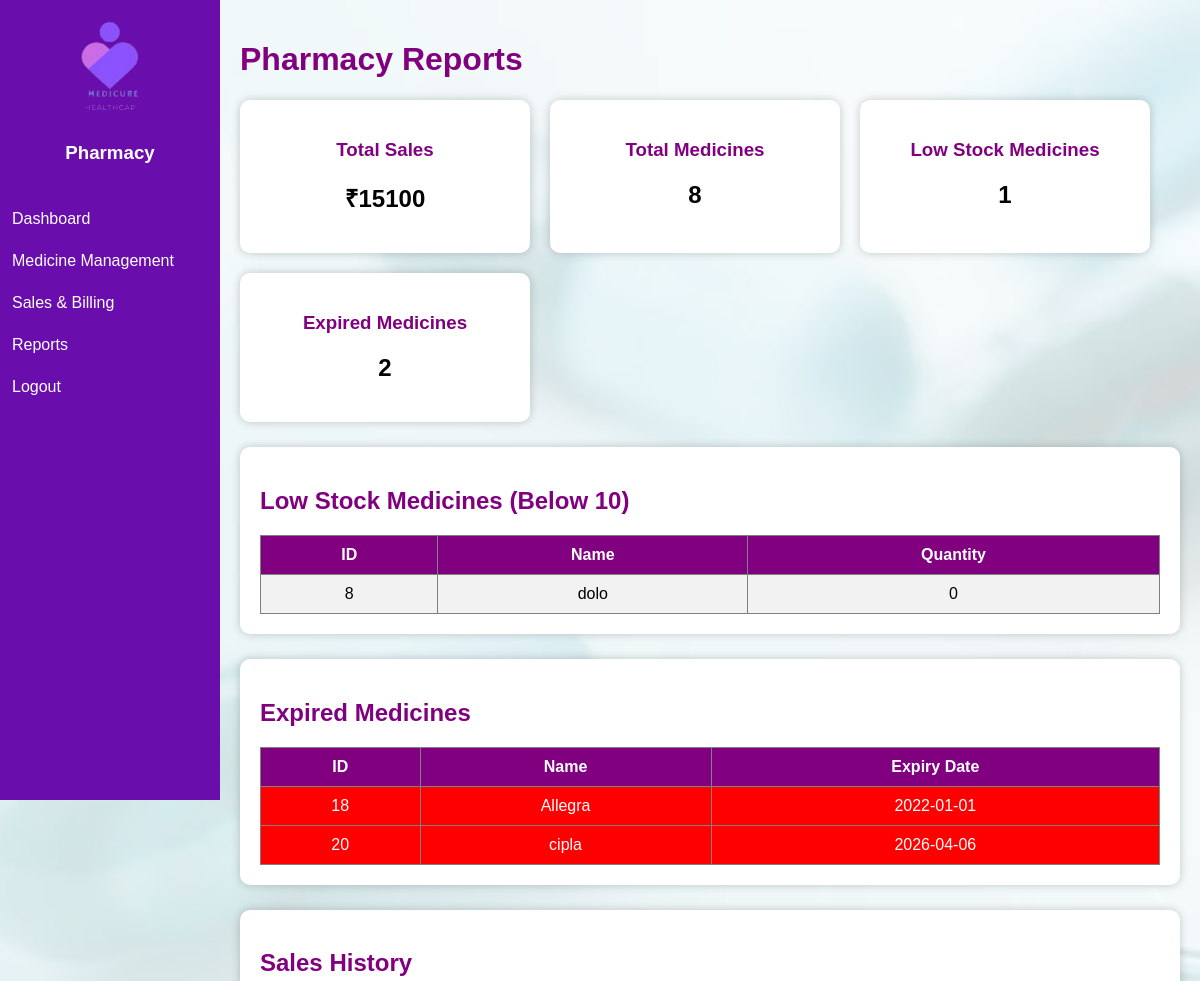
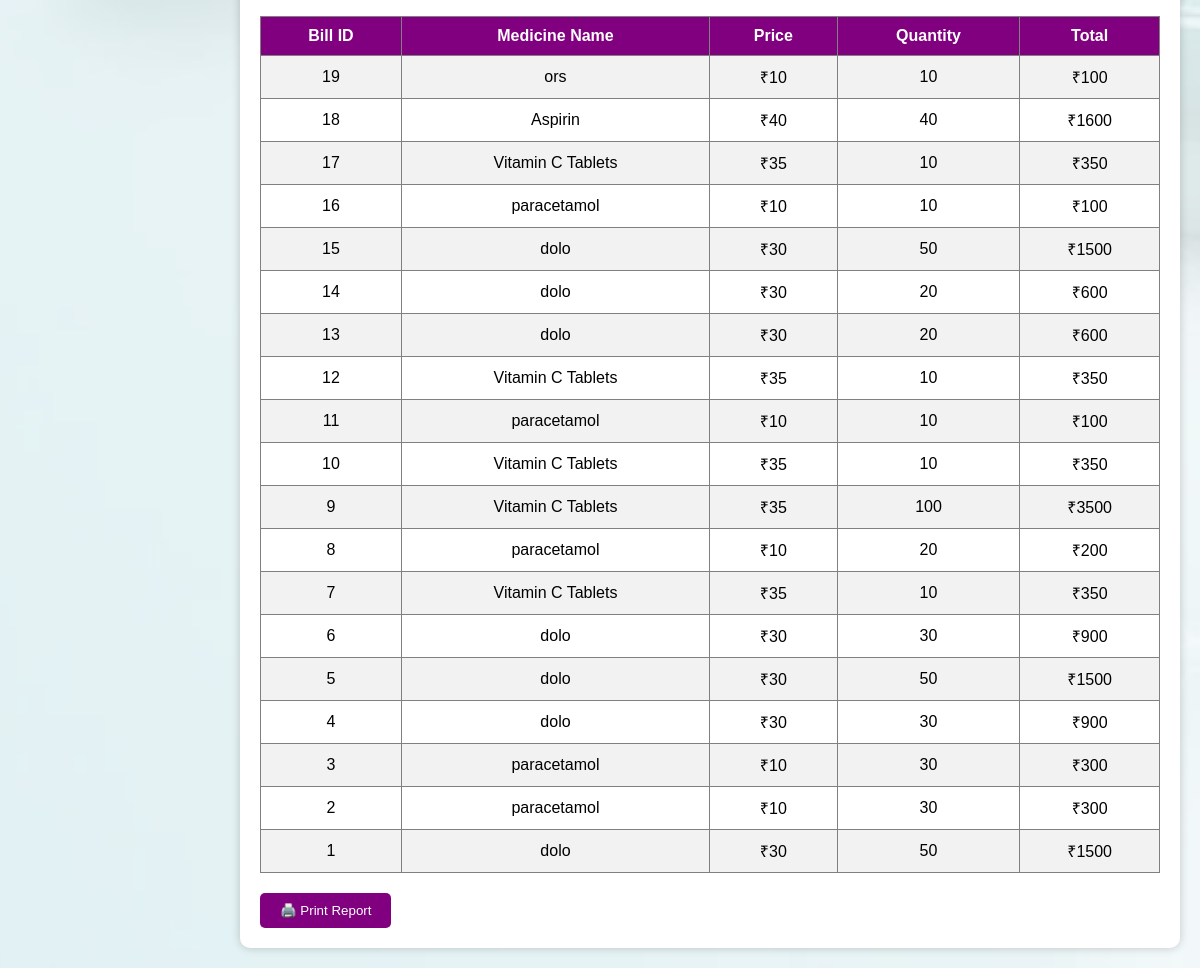
/report.php (signed in), run on the app's committed database (2 pictures, top to bottom).
### tables this page shows
CREATE TABLE IF NOT EXISTS `medicines` (
  `id` int NOT NULL AUTO_INCREMENT,
  `name` varchar(100) NOT NULL,
  `price` float NOT NULL,
  `quantity` int NOT NULL,
  `manufacture_date` date NOT NULL,
  `expiry_date` date NOT NULL,
  PRIMARY KEY (`id`)
);

CREATE TABLE IF NOT EXISTS `sales` (
  `id` int NOT NULL AUTO_INCREMENT,
  `medicine_name` varchar(100) NOT NULL,
  `price` int NOT NULL,
  `quantity` int NOT NULL,
  `total` int NOT NULL,
  `date` timestamp NOT NULL DEFAULT CURRENT_TIMESTAMP,
  PRIMARY KEY (`id`)
);

### report.php (the view, shortened to what this page needs)
<?php
$conn = new mysqli("localhost", "root", "", "pharmacy_db");
$total_sales = 0;
$sales_result = $conn->query("SELECT SUM(total) AS grand_total FROM sales");
if($sales_result->num_rows > 0) {
    $sales_row = $sales_result->fetch_assoc();
    $total_sales = $sales_row['grand_total'];
}
$med_result = $conn->query("SELECT COUNT(*) AS total_meds FROM medicines");
$med_row = $med_result->fetch_assoc();
$total_medicines = $med_row['total_meds'];
$low_stock = $conn->query("SELECT * FROM medicines WHERE quantity < 10");
$expired = $conn->query("SELECT * FROM medicines WHERE expiry_date < CURDATE()");
?>
<!DOCTYPE html>
<html>
<head>
</head>
<body>
<div class="sidebar">
    <div style="text-align:center; padding:15px;">
        <img src="image/logo.png" width="80" style="border-radius:50%;">
        <h3 style="color:white;">Pharmacy</h3>
    </div>
    <a href="dashboard.php">Dashboard</a>
    <a href="medicine.php">Medicine Management</a>
      <a href="sales.php">Sales & Billing</a>
    <a href="report.php">Reports</a>
    <a href="logout.php">Logout</a>
</div>
<div class="main">
<h1 style="color:purple;">Pharmacy Reports</h1>
<div class="card-container">
    <div class="card">
        <h3>Total Sales</h3>
        <h2>₹<?php echo $total_sales ? $total_sales : 0; ?></h2>
    </div>
    <div class="card">
        <h3>Total Medicines</h3>
        <h2><?php echo $total_medicines; ?></h2>
    </div>
    <div class="card">
        <h3>Low Stock Medicines</h3>
        <h2><?php echo $low_stock->num_rows; ?></h2>
    </div>
    <div class="card">
        <h3>Expired Medicines</h3>
        <h2><?php echo $expired->num_rows; ?></h2>
    </div>
</div>
<div class="report-box">
<h2 style="color:purple;">Low Stock Medicines (Below 10)</h2>
<table border="1">
<tr>
    <th>ID</th>
    <th>Name</th>
    <th>Quantity</th>
</tr>
<?php
$low_stock = $conn->query("SELECT * FROM medicines WHERE quantity < 10");
while($row = $low_stock->fetch_assoc()) {
    echo "<tr>
            <td>".$row['id']."</td>
            <td>".$row['name']."</td>
            <td>".$row['quantity']."</td>
          </tr>";
}
?>
</table>
</div>
<div class="report-box">
<h2 style="color:purple;">Expired Medicines</h2>
<table border="1">
<tr>
    <th>ID</th>
    <th>Name</th>
    <th>Expiry Date</th>
</tr>
<?php
$expired = $conn->query("SELECT * FROM medicines WHERE expiry_date < CURDATE()");
while($row = $expired->fetch_assoc()) {
    echo "<tr style='background:red; color:white;'>
            <td>".$row['id']."</td>
            <td>".$row['name']."</td>
            <td>".$row['expiry_date']."</td>
          </tr>";
}
?>
</table>
</div>
<div class="report-box">
<h2 style="color:purple;">Sales History</h2>
<table border="1">
<tr>
    <th>Bill ID</th>
    <th>Medicine Name</th>
    <th>Price</th>
    <th>Quantity</th>
    <th>Total</th>
</tr>
<?php
$sales = $conn->query("SELECT * FROM sales ORDER BY id DESC");
while($row = $sales->fetch_assoc()) {
    echo "<tr>
            <td>".$row['id']."</td>
            <td>".$row['medicine_name']."</td>
            <td>₹".$row['price']."</td>
            <td>".$row['quantity']."</td>
            <td>₹".$row['total']."</td>
          </tr>";
}
?>
</table>
<button class="print-btn" onclick="window.print()">🖨️ Print Report</button>
</div>
</div>
</body>
</html>

### report.php (style rules this page uses)
body { margin: 0; font-family: Arial; background: url('image/w3.jpg') no-repeat center center fixed; background-size: cover; }
body::before { content: ""; position: fixed; width: 100%; height: 100%; background: rgba(255,255,255,0.8); top: 0; left: 0; z-index: -1; }
.sidebar { width: 220px; height: 100vh; background: #6a0dad; position: fixed; }
.sidebar a { display: block; color: white; padding: 12px; text-decoration: none; }
.main { margin-left: 220px; padding: 20px; }
.card-container { display: flex; gap: 20px; flex-wrap: wrap; }
.card { background: white; padding: 20px; width: 250px; border-radius: 10px; box-shadow: 0px 0px 10px rgba(0,0,0,0.2); text-align: center; }
.card h3 { color: purple; }
.report-box { background: white; padding: 20px; margin-top: 25px; border-radius: 10px; box-shadow: 0px 0px 10px rgba(0,0,0,0.2); }
table { width: 100%; border-collapse: collapse; }
th { background: purple; color: white; padding: 10px; }
td { padding: 10px; text-align: center; }
tr:nth-child(even) { background: #f2f2f2; }
.print-btn { margin-top: 20px; padding: 10px 20px; background: purple; color: white; border: none; border-radius: 5px; cursor: pointer; }

### data on the page
medicines: id "8", name "dolo", quantity "0"
medicines: id "18", name "Allegra", expiry_date "2022-01-01"
medicines: id "20", name "cipla", expiry_date "2026-04-06"
sales: id "19", medicine_name "ors", price "10", quantity "10", total "100"
sales: id "18", medicine_name "Aspirin", price "40", quantity "40", total "1600"
sales: id "17", medicine_name "Vitamin C Tablets", price "35", quantity "10", total "350"
sales: id "16", medicine_name "paracetamol", price "10", quantity "10", total "100"
sales: id "15", medicine_name "dolo", price "30", quantity "50", total "1500"
sales: id "14", medicine_name "dolo", price "30", quantity "20", total "600"
sales: id "13", medicine_name "dolo", price "30", quantity "20", total "600"
sales: id "12", medicine_name "Vitamin C Tablets", price "35", quantity "10", total "350"
sales: id "11", medicine_name "paracetamol", price "10", quantity "10", total "100"
sales: id "10", medicine_name "Vitamin C Tablets", price "35", quantity "10", total "350"
sales: id "9", medicine_name "Vitamin C Tablets", price "35", quantity "100", total "3500"
sales: id "8", medicine_name "paracetamol", price "10", quantity "20", total "200"
sales: id "7", medicine_name "Vitamin C Tablets", price "35", quantity "10", total "350"
sales: id "6", medicine_name "dolo", price "30", quantity "30", total "900"
sales: id "5", medicine_name "dolo", price "30", quantity "50", total "1500"
sales: id "4", medicine_name "dolo", price "30", quantity "30", total "900"
sales: id "3", medicine_name "paracetamol", price "10", quantity "30", total "300"
sales: id "2", medicine_name "paracetamol", price "10", quantity "30", total "300"
sales: id "1", medicine_name "dolo", price "30", quantity "50", total "1500"

### other printed values
$total_sales "15100"
$total_medicines "8"
$low_stock->num_rows "1"
$expired->num_rows "2"
